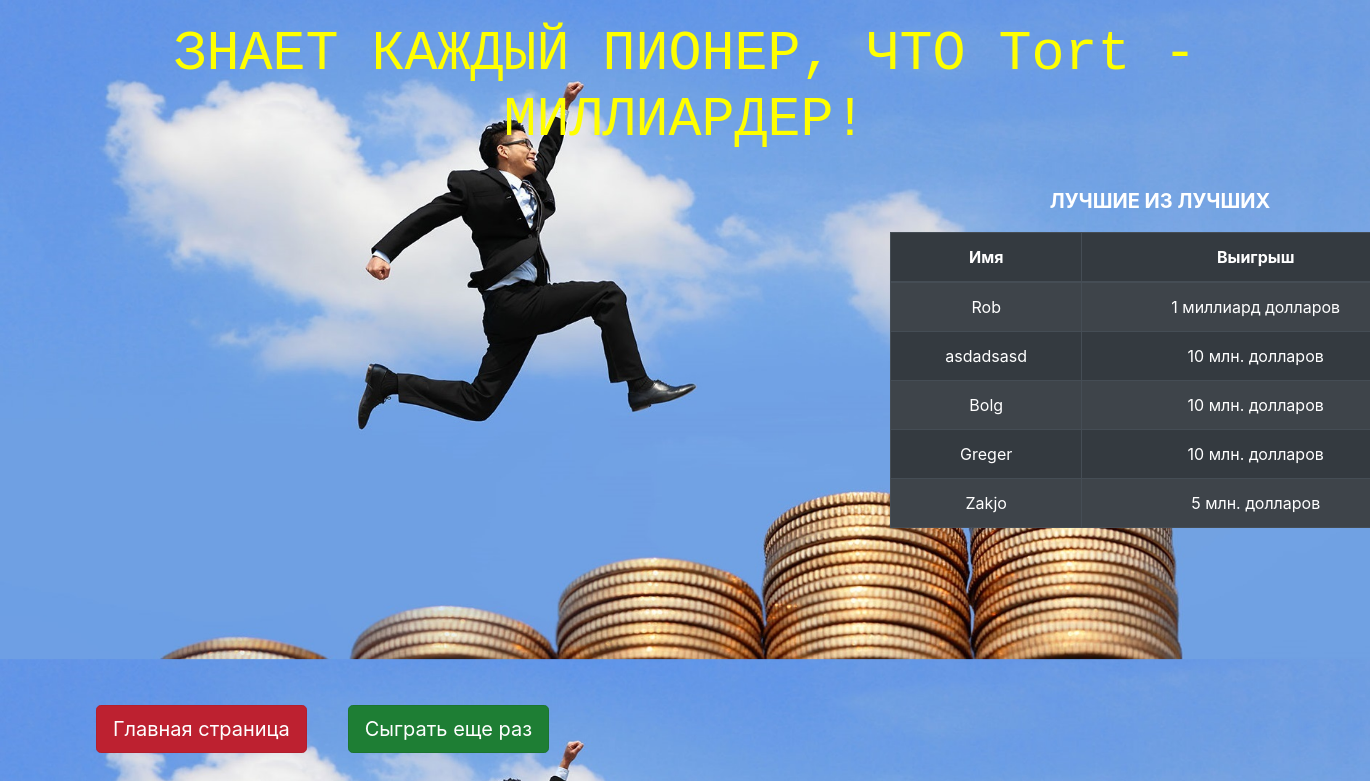
The app's page /milliarder/16/win/ with its own data.
### milliard/models.py (models this page shows, shortened)
class Player(models.Model):
    name = models.CharField(max_length=50)
    count_correct_answers = models.IntegerField(default=0, blank=True)
    money_won = models.IntegerField(default=0, blank=True)
    fifty_fifty = models.IntegerField(default=1, blank=True)
    help_people = models.IntegerField(default=1, blank=True)
    call_friend = models.IntegerField(default=1, blank=True)

### milliard/views.py (the view)
# urls.py: path('<int:player_id>/win/', views.winner, name = 'winner_url'),
def winner (request, player_id):
    player = get_object_or_404 (Player, id=player_id)
    gamers = list(Player.objects.all().order_by('money_won'))
    gamers = gamers[len(gamers):-6:-1]
    return render(request,'milliard/winner_url.html', context={'player':player, 'gamers':gamers})

### milliard/templates/milliard/winner_url.html (shortened to what this page needs)
<!DOCTYPE html>
<html lang="ru">
<head>
    <link rel="stylesheet" href="https://stackpath.bootstrapcdn.com/bootstrap/4.3.1/css/bootstrap.min.css"
>
  {% load staticfiles %}
  <link rel="stylesheet" href="{% static 'milliard/css/winner_styles.css' %}" type="text/css">
</head>
<body>
<h1 style="color: yellow; font-size: 55px; text-align: center; margin-top:22px; font-family: 'Courier New', Courier, monospace;">
ЗНАЕТ КАЖДЫЙ ПИОНЕР, ЧТО {{player.name}} - МИЛЛИАРДЕР!</h1>
<div class = "container " >
    <div class = "row">
        <div class = "col-sm-6 mt-4 offset-md-8">
<p align="center"><b><span style="color: white; font-size: 20px"> ЛУЧШИЕ ИЗ ЛУЧШИХ </span></b></p>
<table class="table table-bordered table-striped table-dark">
  <thead class="thead-dark">
    <tr align="center">
      <th scope="col">Имя</th>
      <th scope="col">Выигрыш</th>
    </tr>
  </thead>
  <tbody>
  {% for gamer in gamers  %}
    <tr align="center">
      <td >{{gamer.name }}</td>
    {% if gamer.money_won != 1000 %}
      <td >{{gamer.money_won}} млн. долларов</td>
      {% else %}
      <td >1 миллиард долларов</td>
    {% endif %}
    </tr>
  {% endfor %}
  </tbody>
</table>
        </div>
    </div>
</div>
</br><a style="margin-left:7%; margin-top:10%" href="{% url 'start_page_url' %}" class="btn btn-danger btn-lg  active"
role="button" aria-pressed="true"> Главная страница </a> &emsp;&emsp;
<a style="margin-top:10%" href="{% url 'create_player_url' %}" class="btn btn-success btn-lg  active"
role="button" aria-pressed="true"> Сыграть еще раз </a>
</body>
</html>

### milliard/static/milliard/css/winner_styles.css (style rules this page uses)
body { background-image: url("images/Winner_img.jpg"); background-size: 100%; }

### records on screen
Player: name "Tort"
Player: name "Rob", money_won "1 миллиард долларов"
Player: name "asdadsasd", money_won "10"
Player: name "Bolg", money_won "10"
Player: name "Greger", money_won "10"
Player: name "Zakjo", money_won "5"
